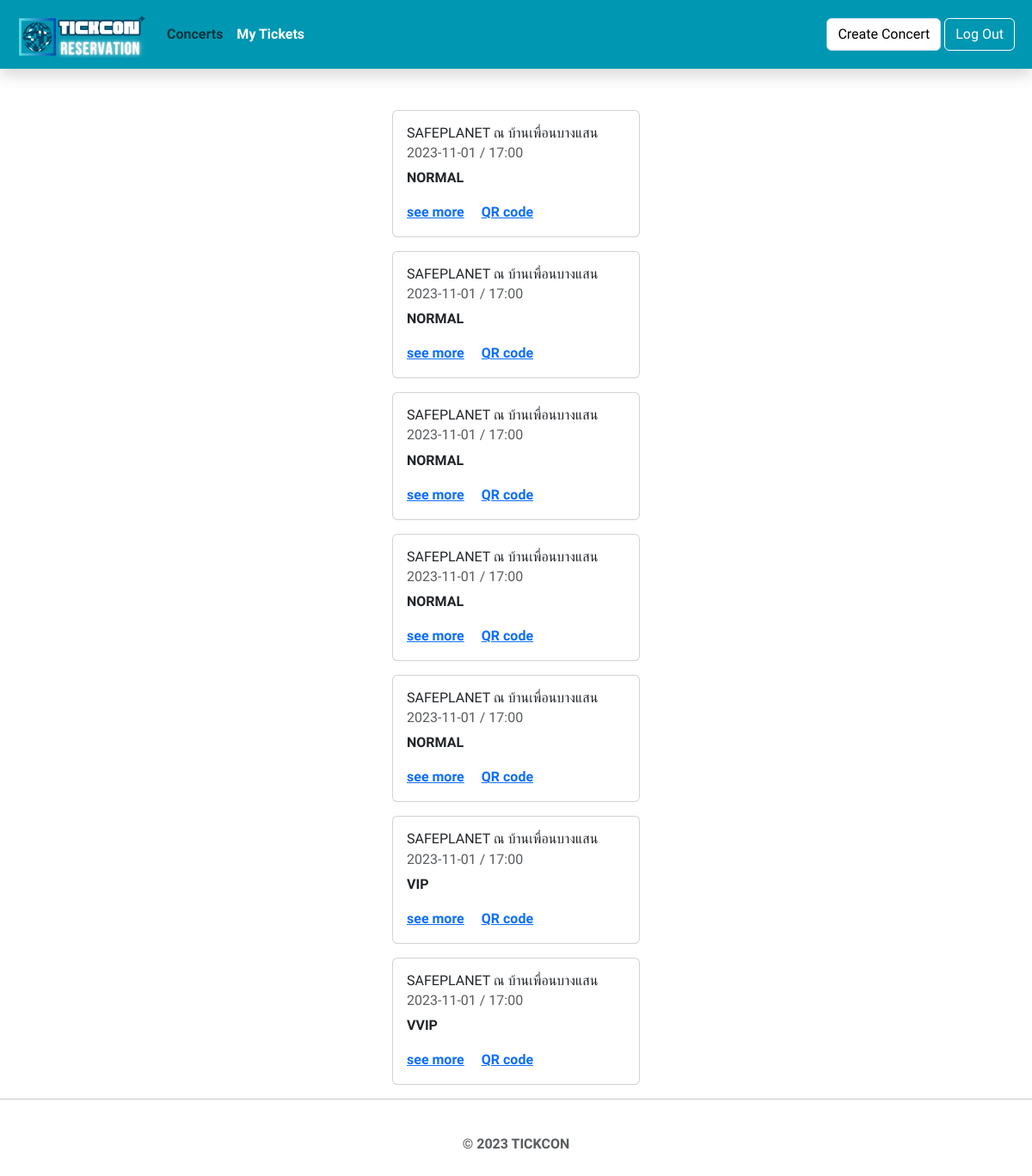
Screenshot of /all_final/myticket.php (signed in) with the database file from the repository.
### tables this page shows
CREATE TABLE "ticket" (
	"ticket_id"	INTEGER NOT NULL UNIQUE,
	"detail_id"	INTEGER NOT NULL,
	"payment_id"	TEXT,
	FOREIGN KEY("detail_id") REFERENCES "ticket_detail"("detail_id"),
	PRIMARY KEY("ticket_id" AUTOINCREMENT)
);

CREATE TABLE "concert" (
	"concert_id"	INTEGER NOT NULL UNIQUE,
	"concert_name"	TEXT NOT NULL,
	"detail"	TEXT NOT NULL,
	"requirement"	TEXT NOT NULL,
	"status"	TEXT NOT NULL,
	"concert_img_path"	TEXT NOT NULL,
	"open_booking_date"	DATE NOT NULL,
	"show_date"	DATE NOT NULL,
	"show_time"	TEXT NOT NULL,
	"copy_id_card_img"	TEXT NOT NULL,
	"con_permission_img"	TEXT NOT NULL,
	"stage_img"	TEXT,
	"bank_name"	TEXT NOT NULL,
	"bank_code"	TEXT NOT NULL,
	"address"	TEXT NOT NULL,
	"member_id"	INTEGER NOT NULL,
	"concert_name_comment"	TEXT,
	"detail_comment"	TEXT,
	"requirement_comment"	TEXT,
	"concert_img_comment"	TEXT,
	"open_booking_date_comment"	TEXT,
	"show_date_comment"	TEXT,
	"show_time_comment"	TEXT,
	"copy_id_card_comment"	TEXT,
	"con_permission_comment"	TEXT,
	"stage_img_comment"	TEXT,
	"bank_name_comment"	TEXT,
	"bank_code_comment"	TEXT,
	"address_comment"	TEXT,
	"ticket_comment"	TEXT,
	PRIMARY KEY("concert_id" AUTOINCREMENT)
);

CREATE TABLE "ticket_detail" (
	"detail_id"	INTEGER NOT NULL UNIQUE,
	"name"	TEXT NOT NULL,
	"description"	TEXT,
	"price"	INTEGER NOT NULL,
	"concert_id"	INTEGER NOT NULL,
	"amount"	INTEGER NOT NULL,
	PRIMARY KEY("detail_id" AUTOINCREMENT),
	FOREIGN KEY("concert_id") REFERENCES "concert"("concert_id")
);

### all_final/myticket.php (the view, shortened to what this page needs)
<!DOCTYPE html>
<html lang="en">
<head>
    <link href="https://cdn.jsdelivr.net/npm/bootstrap@5.3.2/dist/css/bootstrap.min.css" rel="stylesheet"
>
</head>
<body>
    <nav class="navbar navbar-expand-md sticky-top shadow p-2 mb-5 " style="background-color : #0097B2">
        <div class="container-fluid">
            <a class="navbar-brand" href="index_user.php">
                <img src="upload/logo/TICKCON.png" alt="Logo" width="150px" class="d-inline-block align-text-top">
            </a>
            <div class="collapse navbar-collapse" id="navbarSupportedContent">
                <ul class="navbar-nav me-auto mb-2 mb-lg-0 p-1 ms-0 ps-0">
                    <li class="nav-item">
                        <a class="nav-link " href="index_user.php">Concerts</a>
                    </li>
                    <li class="nav-item">
                        <a class="nav-link" href="myticket.php" style="color :white">My Tickets</a>
                    </li>
                </ul>
                <?php
                require_once 'config/db.php';
                ?>
                <form class="d-flex mb-2 mb-lg-0 me-1" action="createcon_db.php">
                    <button class="btn btn-light" type="submit" style="background-color: white;">Create Concert</button>
                </form>
                <form class="d-flex mb-2 mb-lg-0" action="index_notlogin.php">
                    <button class="btn btn-outline-danger" type="submit">Log Out</button>
                </form>
            </div>
        </div>
    </nav>
    <main>
        <?php
        if (!isset($_SESSION['member_id'])) {
            $_SESSION['error'] = 'กรุณาล็อคอินก่อน';
            header("location: /tickcon/login.php", TRUE);
            exit;
        } elseif (isset($_SESSION['member_id'])) {
            $member_id = $_SESSION['member_id'];
            $sql = <<<EOF
            SELECT concert_name, show_date, show_time, td.name, c.address, requirement, concert_img_path, t.ticket_id,p.member_id
            FROM ticket t
            JOIN ticket_detail td
            USING (detail_id)
            JOIN payment p
            USING (payment_id)
            JOIN concert c
            USING (concert_id)
            WHERE p.member_id = $member_id;"
            EOF;
            $ret = $db->query($sql);
            $count = 0;
            while ($row = $ret->fetchArray(SQLITE3_ASSOC)) {
                $count++;
            }
            echo '<div class="container">';
            if ($count <= 0) {
                echo "you don't have any ticket.";
            } else {
                $sql = <<<EOF
                SELECT concert_name, show_date, show_time, td.name, c.address, requirement, concert_img_path, t.ticket_id,p.member_id
                FROM ticket t
                JOIN ticket_detail td
                USING (detail_id)
                JOIN payment p
                USING (payment_id)
                JOIN concert c
                USING (concert_id)
                WHERE p.member_id = $member_id;"
                EOF;
                $ret = $db->query($sql);
                while ($row = $ret->fetchArray(SQLITE3_ASSOC)) {
                    echo '<div class="card mb-3" style="width: 18rem;">
                    <div class="card-body">
                      <h6 class="card-title">'.$row['concert_name'].'</h6>
                      <h6 class="card-subtitle mb-2 text-body-secondary">'.$row['show_date'].' / '.$row['show_time'].'</h6>
                      <p class="card-text">'.$row['name'].'</p>
                      <a href="#" class="card-link">see more</a>
                      <a href="#" class="card-link">QR code</a>
                    </div>
                    </div>';
                }
            }
        }
        echo '</div>';
        ?>
    </main>
    <hr>
    <footer class="py-3 my-4 ">
        <p class="text-center text-muted">© 2023 TICKCON</p>
    </footer>
</body>
</html>

### all_final/myticket.php (style rules this page uses)
* { font-family: 'Dosis', sans-serif; font-weight: 700; }
.navbar-brand { font-family: 'Mohave', sans-serif; }
.container-fluid { color: white; }
.btn-light { background-color: #C2D9FF; border-color: #C2D9FF; }
.btn-outline-danger { color: white; border-color: white; }
.card-text { max-width: 50ch; overflow: hidden; text-overflow: ellipsis; white-space: nowrap; }
.card { margin: auto; }

### rows the page displays
ticket: concert.concert_name "SAFEPLANET ณ บ้านเพื่อนบางแสน", concert.show_date "2023-11-01", concert.show_time "17:00", detail.name "NORMAL"
ticket: concert.concert_name "SAFEPLANET ณ บ้านเพื่อนบางแสน", concert.show_date "2023-11-01", concert.show_time "17:00", detail.name "NORMAL"
ticket: concert.concert_name "SAFEPLANET ณ บ้านเพื่อนบางแสน", concert.show_date "2023-11-01", concert.show_time "17:00", detail.name "NORMAL"
ticket: concert.concert_name "SAFEPLANET ณ บ้านเพื่อนบางแสน", concert.show_date "2023-11-01", concert.show_time "17:00", detail.name "NORMAL"
ticket: concert.concert_name "SAFEPLANET ณ บ้านเพื่อนบางแสน", concert.show_date "2023-11-01", concert.show_time "17:00", detail.name "NORMAL"
ticket: concert.concert_name "SAFEPLANET ณ บ้านเพื่อนบางแสน", concert.show_date "2023-11-01", concert.show_time "17:00", detail.name "VIP"
ticket: concert.concert_name "SAFEPLANET ณ บ้านเพื่อนบางแสน", concert.show_date "2023-11-01", concert.show_time "17:00", detail.name "VVIP"
